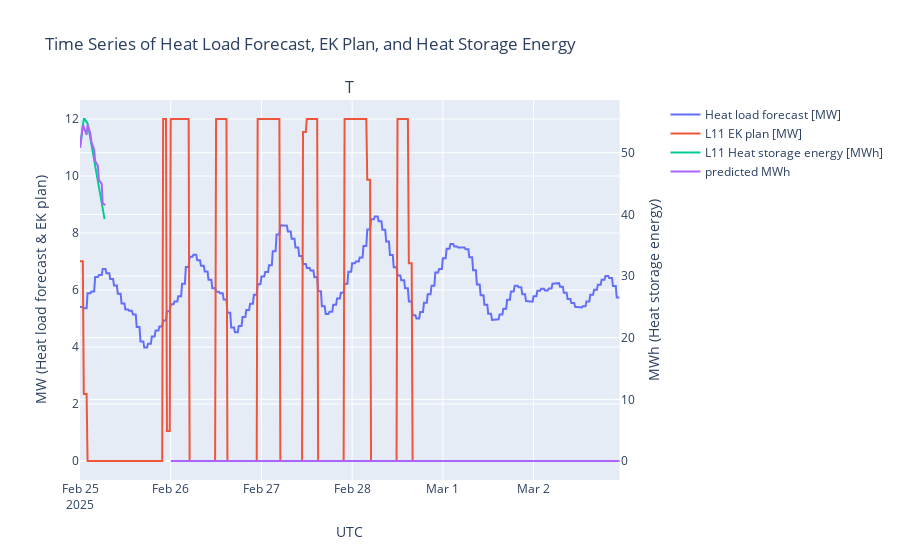

The notebook cell this image was saved under:
### Code cell
# testfile['predicted MWh'] = y_pred
y_pred_padded = np.zeros(len(testfile))  
y_pred_padded[:len(y_pred)] = y_pred
testfile['predicted MWh'] = y_pred_padded

fig = make_subplots(rows=1, cols=1,shared_xaxes=True,vertical_spacing=0.1,subplot_titles=('Time Series Plot'),specs=[[{'secondary_y': True}]]  )

fig.add_trace(go.Scatter(x=testfile['UTC'], y=u, mode='lines', name='Heat load forecast [MW]'),secondary_y=False)

fig.add_trace(go.Scatter(x=testfile['UTC'], y=testfile['L11 EK plan [MW]'], mode='lines', name='L11 EK plan [MW]'),secondary_y=False)

fig.add_trace(go.Scatter(x=testfile['UTC'], y=testfile['L11 Heat storage energy [MWh]'], mode='lines', name='L11 Heat storage energy [MWh]'),secondary_y=True)

fig.add_trace(go.Scatter(x=testfile['UTC'], y=testfile['predicted MWh'], mode='lines', name='predicted MWh'),secondary_y=True)

fig.update_layout(
    title_text="Time Series of Heat Load Forecast, EK Plan, and Heat Storage Energy",
    xaxis_title="UTC",
    yaxis_title="MW (Heat load forecast & EK plan)",
    yaxis2_title="MWh (Heat storage energy)",
    template="plotly",
)

fig.show()

### Figure 1 — Plotly figure (JSON) as saved in the notebook; plotly's stock layout.template omitted (floating-point values rounded to 4 significant figures; data arrays with more than 128 entries replaced by an {"elided": "..."} marker saying what was removed)
{"data": [{"mode": "lines", "name": "Heat load forecast [MW]", "type": "scatter", "x": {"elided": "572 str values"}, "xaxis": "x", "y": {"elided": "572 float values"}, "yaxis": "y"}, {"mode": "lines", "name": "L11 EK plan [MW]", "type": "scatter", "x": {"elided": "572 str values"}, "xaxis": "x", "y": {"elided": "572 float values"}, "yaxis": "y"}, {"mode": "lines", "name": "L11 Heat storage energy [MWh]", "type": "scatter", "x": {"elided": "572 str values"}, "xaxis": "x", "y": {"elided": "572 float values"}, "yaxis": "y2"}, {"mode": "lines", "name": "predicted MWh", "type": "scatter", "x": {"elided": "572 str values"}, "xaxis": "x", "y": {"elided": "572 float values"}, "yaxis": "y2"}], "layout": {"annotations": [{"font": {"size": 16}, "showarrow": false, "text": "T", "x": 0.47, "xanchor": "center", "xref": "paper", "y": 1, "yanchor": "bottom", "yref": "paper"}], "title": {"text": "Time Series of Heat Load Forecast, EK Plan, and Heat Storage Energy"}, "xaxis": {"anchor": "y", "domain": [0, 0.94], "title": {"text": "UTC"}}, "yaxis": {"anchor": "x", "domain": [0, 1], "title": {"text": "MW (Heat load forecast & EK plan)"}}, "yaxis2": {"anchor": "x", "overlaying": "y", "side": "right", "title": {"text": "MWh (Heat storage energy)"}}}}
